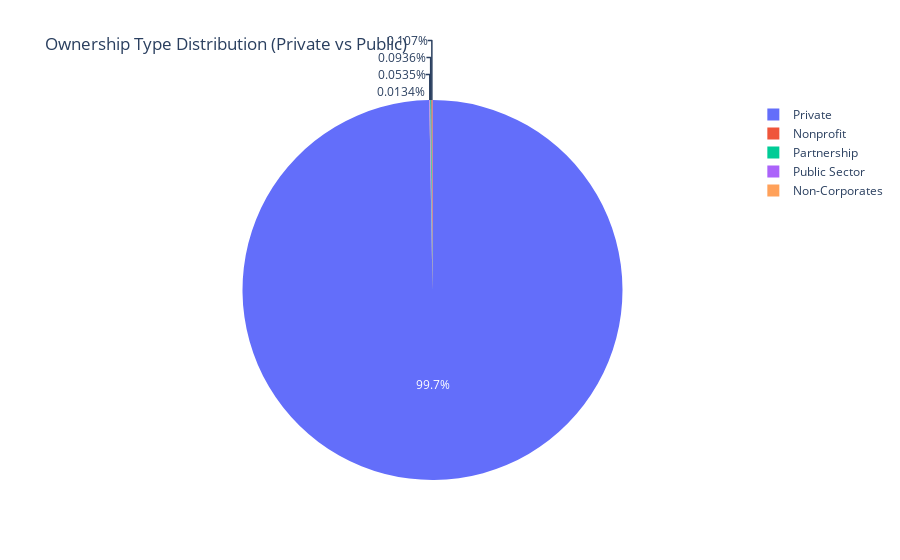

The notebook cell saved with this chart:
### Code cell
# Ownership Type
if 'Ownership Type' in df.columns:
    df['Ownership Type'] = df['Ownership Type'].str.strip()
    ownership_dist = df['Ownership Type'].value_counts()
    
    fig = px.pie(values=ownership_dist.values, names=ownership_dist.index,
                 title='Ownership Type Distribution (Private vs Public)')
    fig.show()

### Figure 1 — Plotly figure (JSON) as saved in the notebook; plotly's stock layout.template omitted (floating-point values rounded to 4 significant figures)
{"data": [{"domain": {"x": [0.0, 1.0], "y": [0.0, 1.0]}, "hovertemplate": "label=%{label}<br>value=%{value}<extra></extra>", "labels": ["Private", "Nonprofit", "Partnership", "Public Sector", "Non-Corporates"], "legendgroup": "", "name": "", "showlegend": true, "type": "pie", "values": [7457, 8, 7, 4, 1]}], "layout": {"legend": {"tracegroupgap": 0}, "title": {"text": "Ownership Type Distribution (Private vs Public)"}}}
